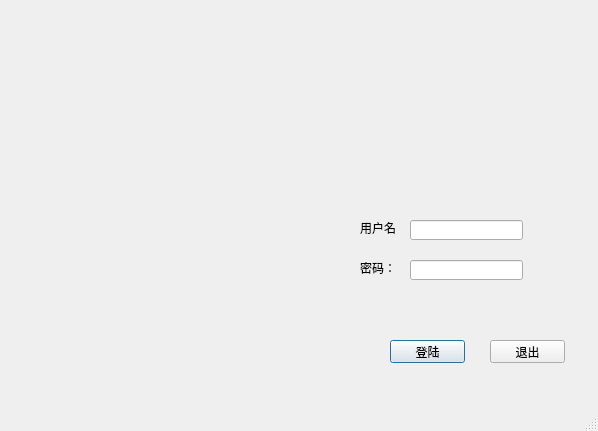
<?xml version="1.0" encoding="UTF-8"?>
<ui version="4.0">
 <class>MainWindow</class>
 <widget class="QMainWindow" name="MainWindow">
  <property name="geometry">
   <rect>
    <x>0</x>
    <y>0</y>
    <width>598</width>
    <height>431</height>
   </rect>
  </property>
  <property name="windowTitle">
   <string>物业管理软件</string>
  </property>
  <widget class="QWidget" name="centralWidget">
   <widget class="QLineEdit" name="lineEdit">
    <property name="geometry">
     <rect>
      <x>410</x>
      <y>220</y>
      <width>113</width>
      <height>20</height>
     </rect>
    </property>
   </widget>
   <widget class="QLineEdit" name="lineEdit_2">
    <property name="geometry">
     <rect>
      <x>410</x>
      <y>260</y>
      <width>113</width>
      <height>20</height>
     </rect>
    </property>
    <property name="echoMode">
     <enum>QLineEdit::Password</enum>
    </property>
   </widget>
   <widget class="QLabel" name="label_2">
    <property name="geometry">
     <rect>
      <x>360</x>
      <y>260</y>
      <width>36</width>
      <height>16</height>
     </rect>
    </property>
    <property name="text">
     <string>密码：</string>
    </property>
   </widget>
   <widget class="QPushButton" name="pushButton_2">
    <property name="geometry">
     <rect>
      <x>390</x>
      <y>340</y>
      <width>75</width>
      <height>23</height>
     </rect>
    </property>
    <property name="text">
     <string>登陆</string>
    </property>
    <property name="autoDefault">
     <bool>false</bool>
    </property>
    <property name="default">
     <bool>true</bool>
    </property>
    <property name="flat">
     <bool>false</bool>
    </property>
   </widget>
   <widget class="QPushButton" name="pushButton">
    <property name="geometry">
     <rect>
      <x>490</x>
      <y>340</y>
      <width>75</width>
      <height>23</height>
     </rect>
    </property>
    <property name="text">
     <string>退出</string>
    </property>
   </widget>
   <widget class="QLabel" name="label">
    <property name="geometry">
     <rect>
      <x>360</x>
      <y>220</y>
      <width>36</width>
      <height>16</height>
     </rect>
    </property>
    <property name="text">
     <string>用户名</string>
    </property>
   </widget>
  </widget>
  <widget class="QMenuBar" name="menuBar">
   <property name="geometry">
    <rect>
     <x>0</x>
     <y>0</y>
     <width>598</width>
     <height>23</height>
    </rect>
   </property>
  </widget>
  <widget class="QStatusBar" name="statusBar"/>
 </widget>
 <layoutdefault spacing="6" margin="11"/>
 <resources/>
 <connections/>
</ui>
